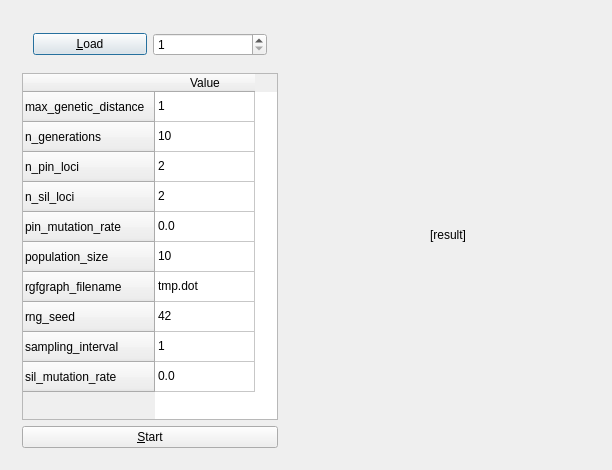
<?xml version="1.0" encoding="UTF-8"?>
<ui version="4.0">
 <class>ribi_qtmaindialog</class>
 <widget class="QDialog" name="ribi_qtmaindialog">
  <property name="geometry">
   <rect>
    <x>0</x>
    <y>0</y>
    <width>612</width>
    <height>470</height>
   </rect>
  </property>
  <property name="windowTitle">
   <string>ribi_qtmaindialog</string>
  </property>
  <layout class="QHBoxLayout" name="horizontalLayout">
   <item>
    <widget class="QWidget" name="left_column" native="true">
     <property name="sizePolicy">
      <sizepolicy hsizetype="Maximum" vsizetype="Preferred">
       <horstretch>0</horstretch>
       <verstretch>0</verstretch>
      </sizepolicy>
     </property>
     <layout class="QVBoxLayout" name="verticalLayout">
      <item>
       <widget class="QWidget" name="widget" native="true">
        <layout class="QHBoxLayout" name="horizontalLayout_2">
         <item>
          <widget class="QPushButton" name="load">
           <property name="text">
            <string>&amp;Load</string>
           </property>
          </widget>
         </item>
         <item>
          <widget class="QSpinBox" name="parameter_index">
           <property name="minimum">
            <number>1</number>
           </property>
           <property name="maximum">
            <number>2</number>
           </property>
          </widget>
         </item>
        </layout>
       </widget>
      </item>
      <item>
       <widget class="QTableWidget" name="parameters">
        <row>
         <property name="text">
          <string>max_genetic_distance</string>
         </property>
        </row>
        <row>
         <property name="text">
          <string>n_generations</string>
         </property>
        </row>
        <row>
         <property name="text">
          <string>n_pin_loci</string>
         </property>
        </row>
        <row>
         <property name="text">
          <string>n_sil_loci</string>
         </property>
        </row>
        <row>
         <property name="text">
          <string>pin_mutation_rate</string>
         </property>
        </row>
        <row>
         <property name="text">
          <string>population_size</string>
         </property>
        </row>
        <row>
         <property name="text">
          <string>rgfgraph_filename</string>
         </property>
        </row>
        <row>
         <property name="text">
          <string>rng_seed</string>
         </property>
        </row>
        <row>
         <property name="text">
          <string>sampling_interval</string>
         </property>
        </row>
        <row>
         <property name="text">
          <string>sil_mutation_rate</string>
         </property>
        </row>
        <column>
         <property name="text">
          <string>Value</string>
         </property>
        </column>
        <item row="0" column="0">
         <property name="text">
          <string>1</string>
         </property>
        </item>
        <item row="1" column="0">
         <property name="text">
          <string>10</string>
         </property>
        </item>
        <item row="2" column="0">
         <property name="text">
          <string>2</string>
         </property>
        </item>
        <item row="3" column="0">
         <property name="text">
          <string>2</string>
         </property>
        </item>
        <item row="4" column="0">
         <property name="text">
          <string>0.0</string>
         </property>
        </item>
        <item row="5" column="0">
         <property name="text">
          <string>10</string>
         </property>
        </item>
        <item row="6" column="0">
         <property name="text">
          <string>tmp.dot</string>
         </property>
        </item>
        <item row="7" column="0">
         <property name="text">
          <string>42</string>
         </property>
        </item>
        <item row="8" column="0">
         <property name="text">
          <string>1</string>
         </property>
        </item>
        <item row="9" column="0">
         <property name="text">
          <string>0.0</string>
         </property>
        </item>
       </widget>
      </item>
      <item>
       <widget class="QPushButton" name="button">
        <property name="text">
         <string>&amp;Start</string>
        </property>
       </widget>
      </item>
     </layout>
    </widget>
   </item>
   <item>
    <widget class="QLabel" name="result">
     <property name="text">
      <string>[result]</string>
     </property>
     <property name="alignment">
      <set>Qt::AlignCenter</set>
     </property>
    </widget>
   </item>
  </layout>
 </widget>
 <layoutdefault spacing="6" margin="11"/>
 <resources/>
 <connections/>
</ui>
